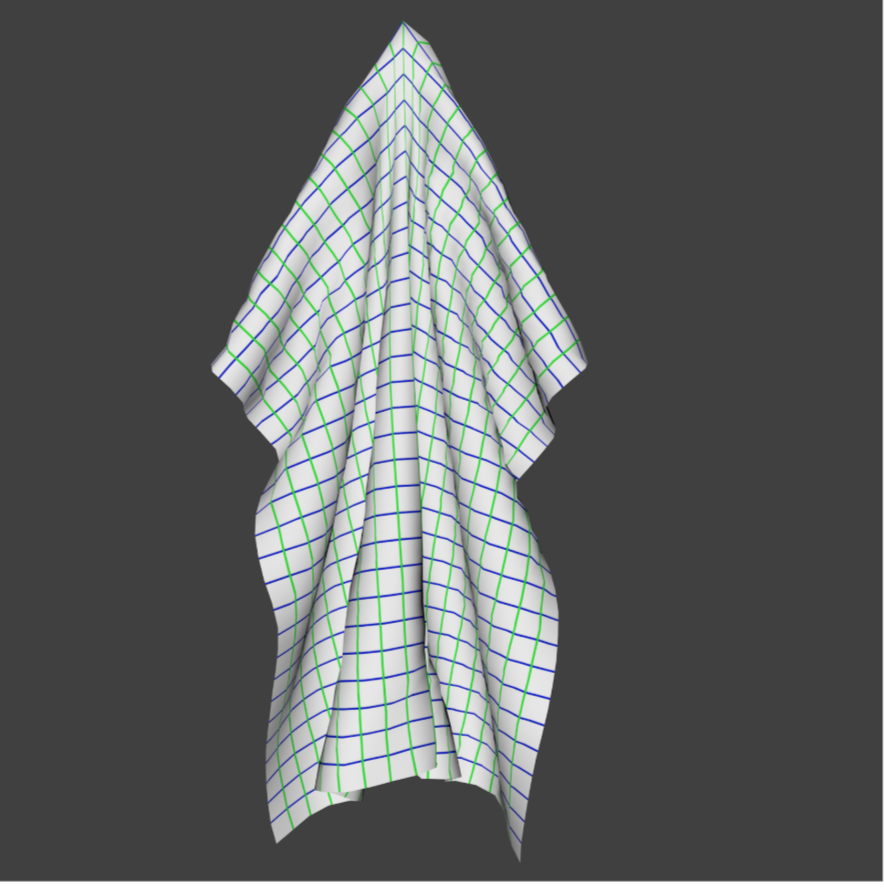
#> input picture input.png, 884 x 890 px, found by its file name
$ python code_1.py
#> lines starting #> are read from the running program, lines starting #| are printed output that depends on the picture; after the words box and inside, x2 and y2 are one past the last pixel; in counts of white or black regions, pixels touching at a corner belong together
import cv2 as cv
img= cv.imread('C:\InternshipWork\input.png',1)
#> img is the input picture: shape (890, 884, 3); mean B, G, R 97, 97.4, 94.5

hsv=cv.cvtColor(img,cv.COLOR_BGR2HSV)
#> hsv: shape (890, 884, 3); mean H, S, V 10, 6.8, 99.5
h,s,v = cv.split(hsv)
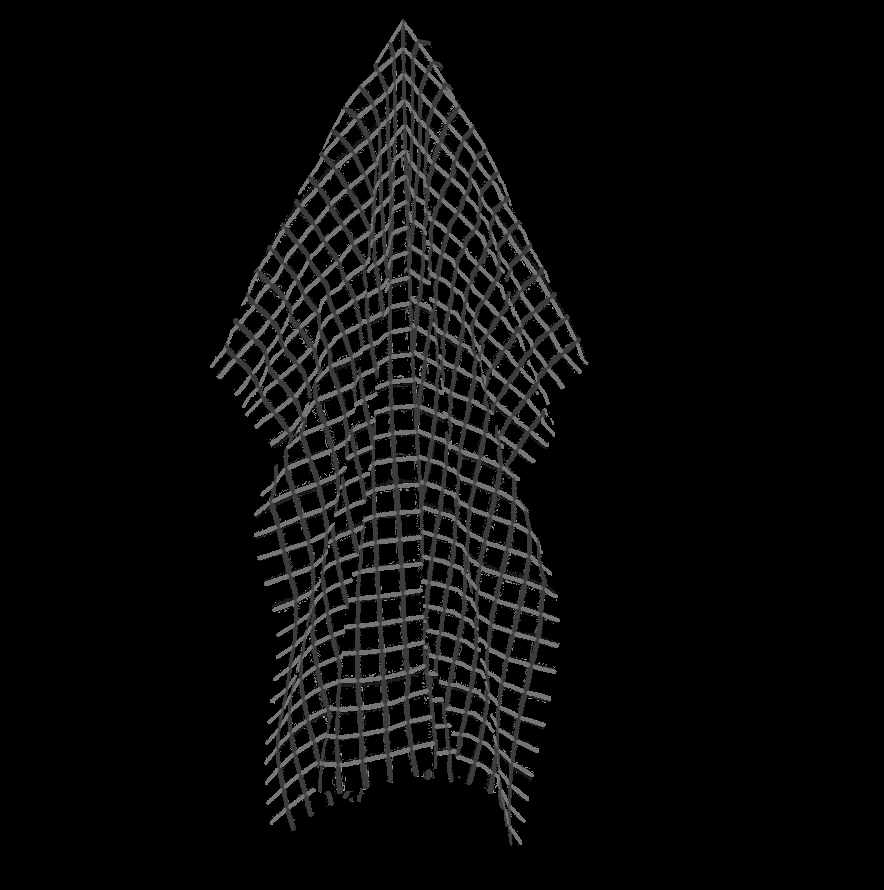
#> h: shape (890, 884); min 0, max 165, mean 10
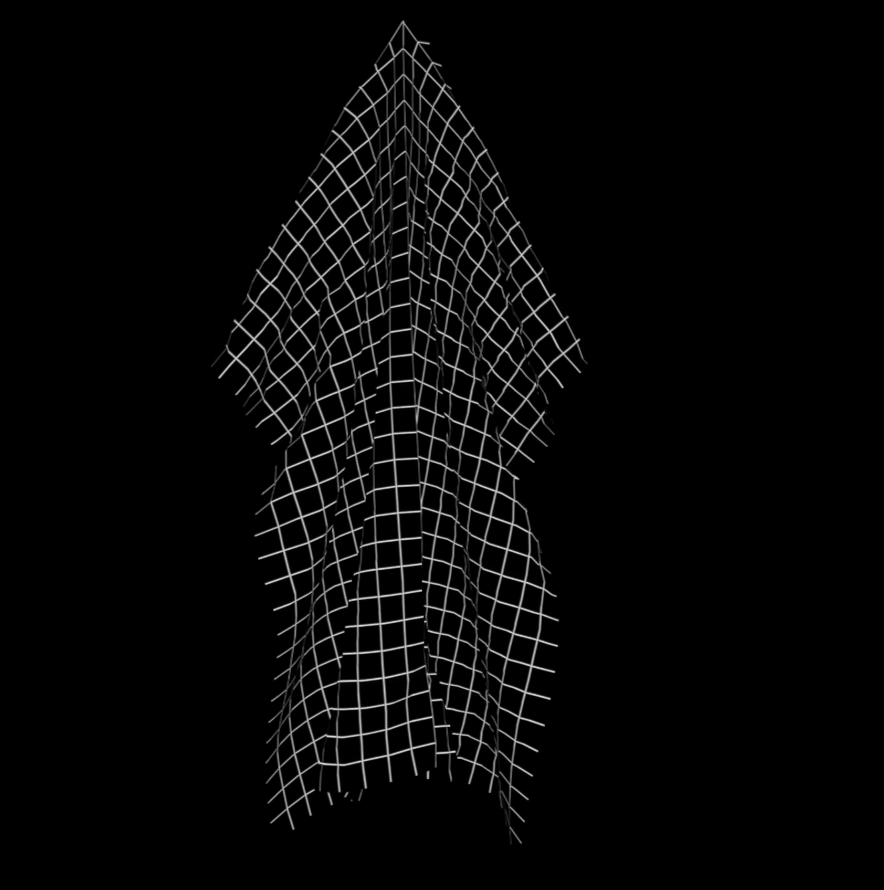
#> s: shape (890, 884); min 0, max 220, mean 6.8
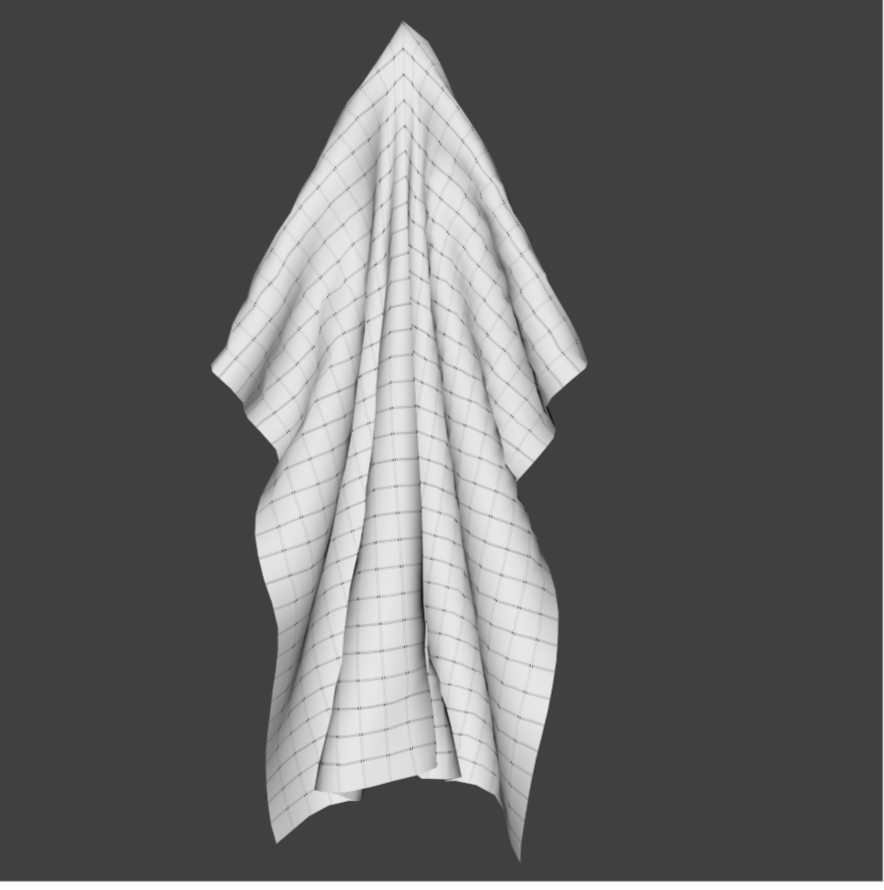
#> v: shape (890, 884); min 24, max 255, mean 99.5
th, threshed = cv.threshold(s, 100, 255, cv.THRESH_OTSU|cv.THRESH_BINARY) #black background
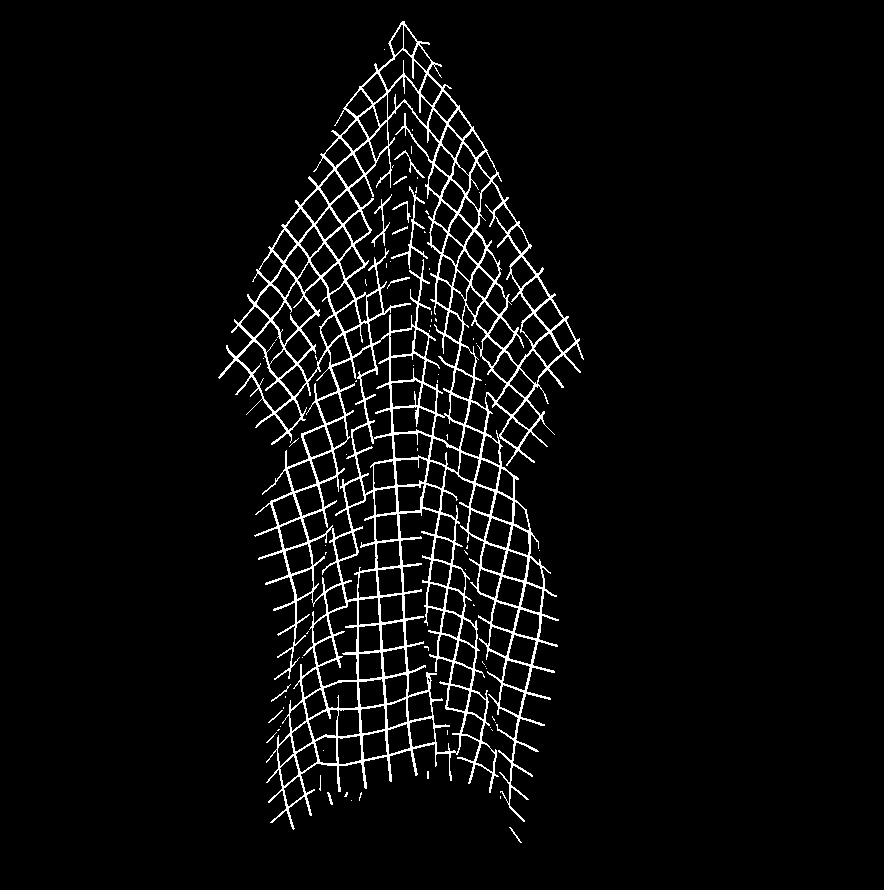
#> threshed: shape (890, 884); 4.5% white in thin lines or dots, all inside (x1, y1, x2, y2) = (218, 21, 584, 843)
#> th = 61
mask_w = cv.bitwise_not(threshed)     #white background
fg_masked = cv.bitwise_and(v, v, mask=mask_w) #masking the image of shirt with mask_w
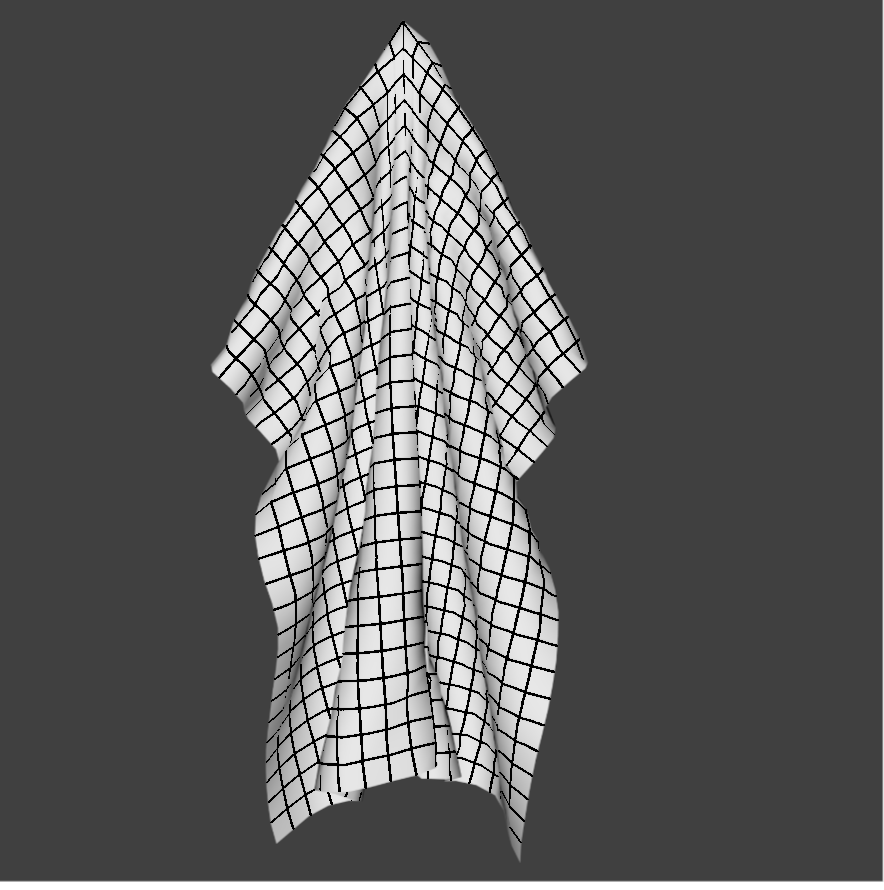
#> fg_masked: shape (890, 884); min 0, max 255, mean 91
dst = cv.inpaint(fg_masked,threshed,3, cv.INPAINT_NS) #inpainting
cv.imwrite("final.png", dst)


#[written by AAYUSH GADIA]
